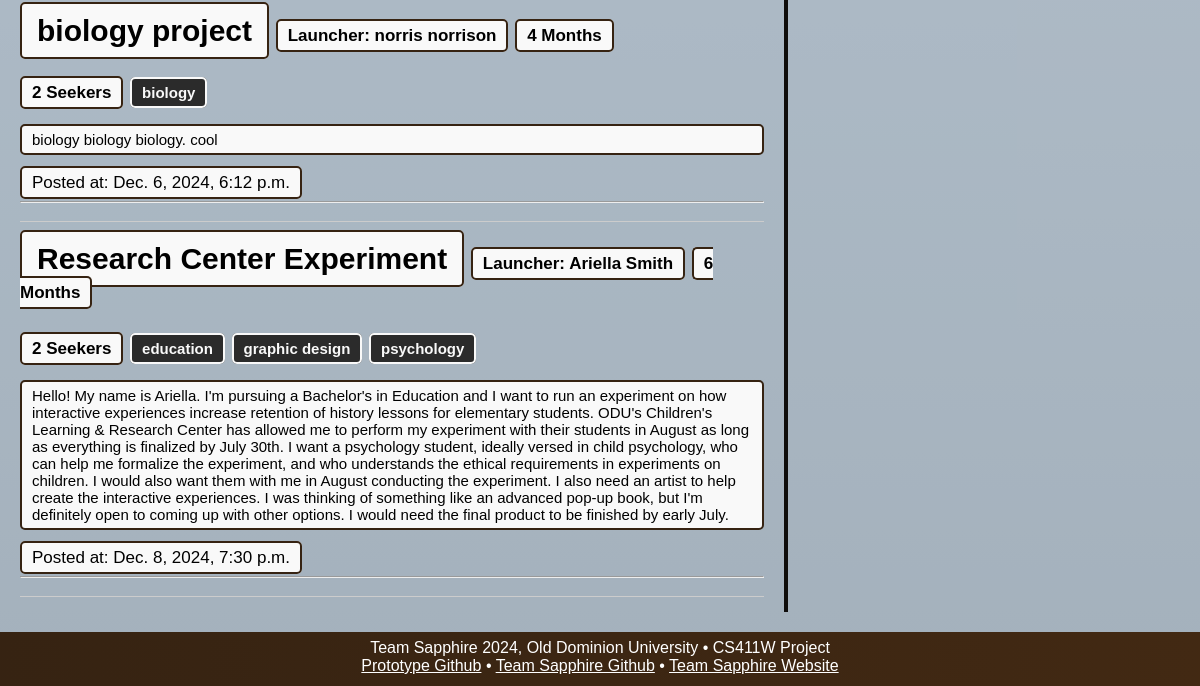
The app's page /search/ (lower part), older data.
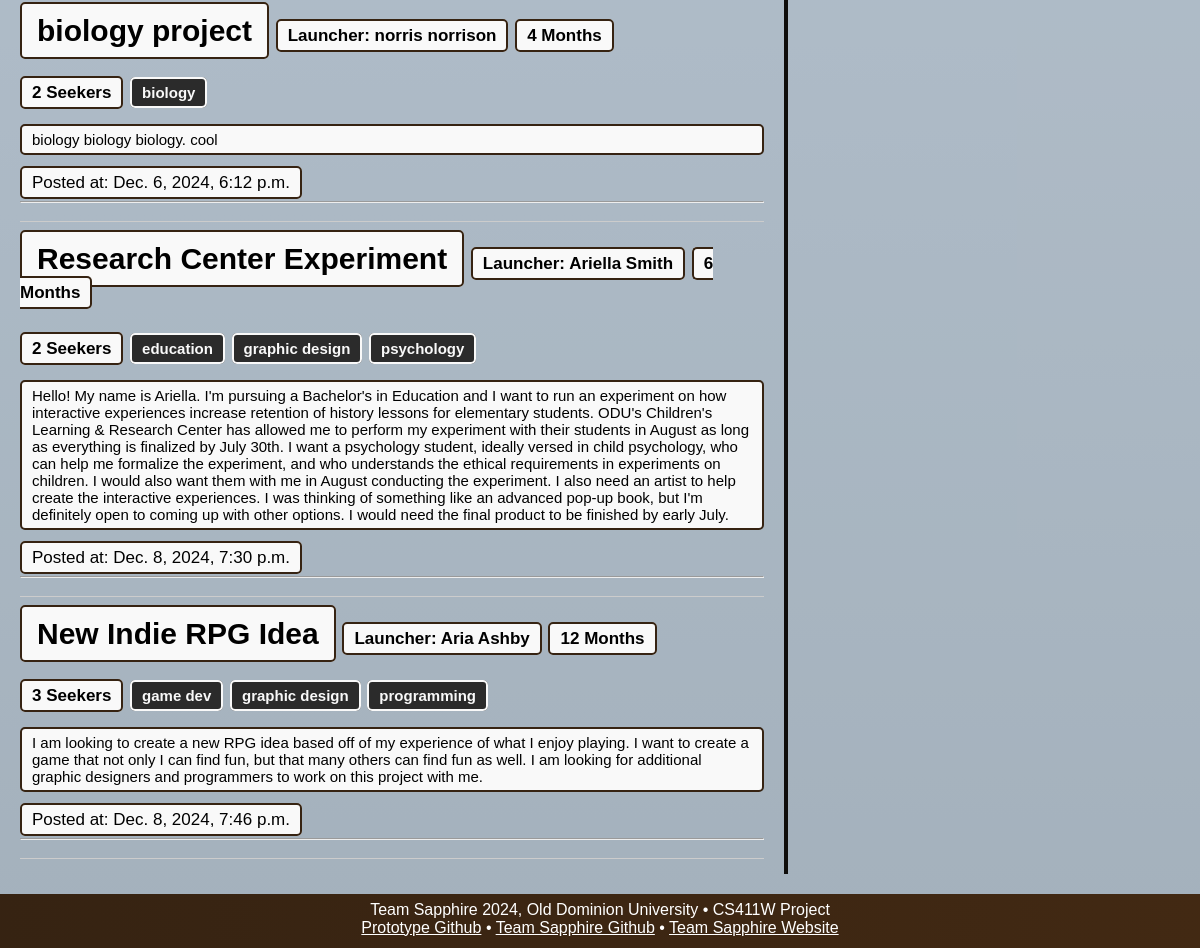
The same page, newer data.
### database/models.py (models this page shows, shortened)
class UserPost(models.Model):  # made this sinfular
    project_name = models.CharField(max_length=30)
    num_required = models.IntegerField()
    project_length = models.IntegerField(default=6) # expected length of the project in months (added for parity with CreatePost form)
    post_body = models.CharField(max_length=4096, default="No post body.")
    author = models.ForeignKey(User, on_delete=models.CASCADE, null=True)
    recency_score = models.IntegerField(default=0)
    publish_datetime = models.DateTimeField(default=timezone.now(), null=True)
    tags = models.ManyToManyField(Tag, max_length=6)

class User(
    models.Model
):  # made this singular because one object does not contain multiple users.
    school_email = models.EmailField()
    password = models.CharField(
        max_length=60
    )  # with authentification does uconnect need to store this??
    first_name = models.CharField(max_length=50, default="First name")
    last_name = models.CharField(max_length=50, default="Last name")
    biography = models.CharField(
        max_length=1000,
        default="This user has thus far opted to maintain an air of mystery.",
    )
    tags = models.ManyToManyField(Tag, max_length=6)
    def __str__(self):
        return self.first_name + " " + self.last_name

class Tag(
    models.Model
):  # Changed to just "Tag" since it seems we're using a single tag pool for posts/users
    name = models.CharField(max_length=15)
    def __str__(self):
        return self.name

### database/views.py (the view)
# urls.py: path('search/', views.search, name="search"),
def search(request):
    posts = UserPost.objects.all()
    users = User.objects.all()
    if request.method == "POST":
        form = FilterForm(request.POST)
        if form.is_valid():
            selected_tags = [
                form.cleaned_data[f'tag_{i}']
                for i in range(1, 7)
                if form.cleaned_data.get(f'tag_{i}')
            ]
            redirect_path = "../search?"
            search_substring = form.cleaned_data['keywords']
            if selected_tags:
                redirect_path += "tags=" + ",".join([tag.name for tag in selected_tags]) # TODO: Doesn't properly handle multiple , maybe fixed
                if search_substring:
                    redirect_path += "&"
            if search_substring:
                redirect_path += "text=" + search_substring
            return HttpResponseRedirect(redirect_path)
        else:
            print("INVALID FORM!")
            print(form.errors)
    else:
        form = FilterForm()
        tags = request.GET.getlist('tags')
        text = request.GET.get('text')
        """if tags:
            scored_posts = []
            scored_users = []

            for post in posts:
                hit_count = 0
                for tag in post.tags.all():
                    if tag.name in(tags):
                        hit_count += 1
                if hit_count >= 1:
                    scored_posts.append((post, hit_count))

            for user in users:
                hit_count = 0
                for tag in user.tags.all():
                    if tag.name in(tags):
                        hit_count += 1
                if hit_count >= 1:
                    scored_users.append((user, hit_count))

            scored_posts.sort(key=lambda x: x[1], reverse=True)
            posts = [p[0] for p in scored_posts]

            scored_users.sort(key=lambda x: x[1], reverse=True)
            users = [u[0] for u in scored_users]

        if text:
            start_posts = posts
            start_users = users

            posts = [p for p in start_posts if text in p.post_body]
            users = [u for u in start_users if text in u.biography]"""
        if tags:
            tag_list = tags[0].split(",")  # Splitting the tag list from query string
            posts = posts.filter(tags__name__in=tag_list).distinct()
            users = users.filter(tags__name__in=tag_list).distinct()
        if text:
            posts = posts.filter(post_body__icontains=text)
            users = users.filter(biography__icontains=text)
    return render(request, 'database/pages/search.html', {
        'form': form,
        'posts': posts,
        'users': users,
        'filter_tags': tags,
        'filter_text': text,
    })

### database/templates/database/pages/search.html (shortened to what this page needs)
{% load static %}
<!DOCTYPE html>
<head>
  <link rel="stylesheet" href="{% static '/css/style.css' %}">
</head>
<header>
        <body>
            <br>
            <body>
            </span> </body>
            <tr>
              <br>
              <div class="scrollable-container">
                <div class="posts-section">
                {% for post in posts %}
                <div class="post">
                <h2>
                <span class="project-name">{{ post.project_name }}</span>
                <span class="post-author">Launcher: {{ post.author }}</span>
                <span class="num-required">{{ post.project_length }} Months</span>
                <br> <br>
                <span class="num-required">{{ post.num_required }} Seekers</span>
                {% for tag in post.tags.all %}
                  <span class="tags-style"><td>{{ tag.name }}</td></span>
                {% endfor %}
                </h2>
              <div class="post-class">
              {{ post.post_body }}
              </div>
              <br>
              <span class="num-required">Posted at: {{ post.publish_datetime }}</span>
               <hr>
                </div>
             {% endfor %}
            </div>
        <div class="divider"></div>
        <div class="users-section">
        </tr>
            </body>
    <nav><div id="footer">
            Team Sapphire 2024, Old Dominion University • CS411W Project<br>
            <a href="https://github.com/zwasique/F24-Sapphire/tree/main">Prototype Github</a> •
            <a href="https://github.com/clars002/411-UConnect-website">Team Sapphire Github</a> •
            <a href="https://clars002.github.io/411-UConnect-website/">Team Sapphire Website</a>
    </div></nav>
</header>

Row changes from the older to the newer data that the page shows:
added UserPost: project_name "New Indie RPG Idea", author "Aria Ashby", project_length "12", num_required "3", post_body "I am looking to create a new RPG idea based off of my experience of what I enjoy playing. I want to create a game that not only I can find fun, but that many others can find fun as well. I am looking for additional graphic designers and programmers to work on this project with me.", publish_datetime "Dec. 8, 2024, 7:46 p.m.", Tag (name "graphic design")
now on this page (row unchanged): Tag: name "game dev", shown under "New Indie RPG Idea"
now on this page (row unchanged): Tag: name "programming", shown under "New Indie RPG Idea"
